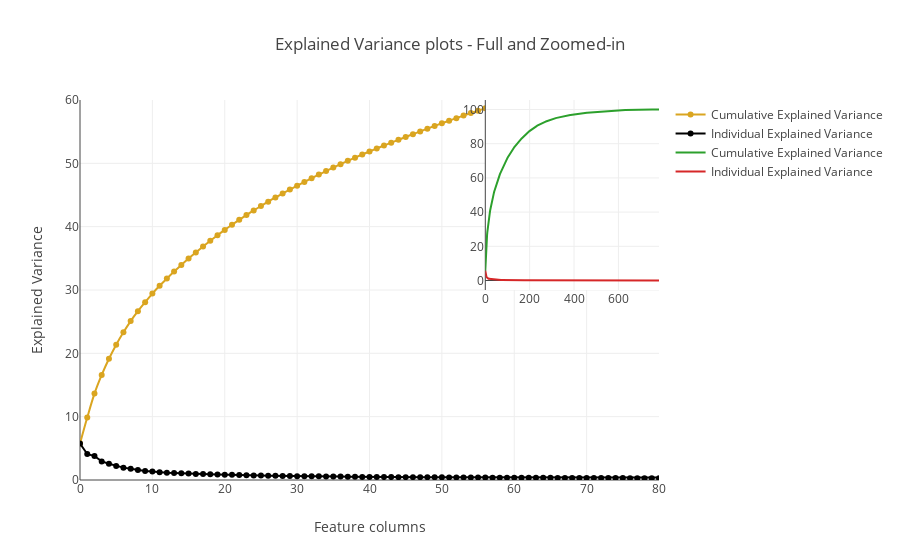

Here is the notebook cell this chart was saved with:
### Code cell
trace1 = go.Scatter(x=list(range(784)), y= cum_var_exp, mode='lines+markers', name="Cumulative Explained Variance",
                    hoverinfo= cum_var_exp, line=dict(shape='spline',color = 'goldenrod'))

trace2 = go.Scatter(x=list(range(784)), y= var_exp, mode='lines+markers', name="Individual Explained Variance",
                    hoverinfo= var_exp, line=dict(shape='linear', color = 'black'))

fig = tls.make_subplots(insets=[{'cell': (1,1), 'l': 0.7, 'b': 0.5}], print_grid=True)

fig.append_trace(trace1, 1, 1)
fig.append_trace(trace2,1,1)
fig.layout.title = 'Explained Variance plots - Full and Zoomed-in'
fig.layout.xaxis = dict(range=[0, 80], title = 'Feature columns')
fig.layout.yaxis = dict(range=[0, 60], title = 'Explained Variance')
fig['data'] += [go.Scatter(x= list(range(784)) , y=cum_var_exp, xaxis='x2', yaxis='y2', 
                           name = 'Cumulative Explained Variance')]
fig['data'] += [go.Scatter(x=list(range(784)), y=var_exp, xaxis='x2', yaxis='y2',
                           name = 'Individual Explained Variance')]

py.iplot(fig, filename='inset example')

### Figure 1 — Plotly figure (JSON) as saved in the notebook; plotly's stock layout.template omitted (floating-point values rounded to 4 significant figures; data arrays with more than 128 entries replaced by an {"elided": "..."} marker saying what was removed)
{"data": [{"hoverinfo": {"elided": "784 float values"}, "line": {"color": "goldenrod", "shape": "spline"}, "mode": "lines+markers", "name": "Cumulative Explained Variance", "type": "scatter", "x": {"elided": "784 int values"}, "xaxis": "x1", "y": {"elided": "784 float values"}, "yaxis": "y1"}, {"hoverinfo": {"elided": "784 float values"}, "line": {"color": "black", "shape": "linear"}, "mode": "lines+markers", "name": "Individual Explained Variance", "type": "scatter", "x": {"elided": "784 int values"}, "xaxis": "x1", "y": {"elided": "784 float values"}, "yaxis": "y1"}, {"name": "Cumulative Explained Variance", "type": "scatter", "x": {"elided": "784 int values"}, "xaxis": "x2", "y": {"elided": "784 float values"}, "yaxis": "y2"}, {"name": "Individual Explained Variance", "type": "scatter", "x": {"elided": "784 int values"}, "xaxis": "x2", "y": {"elided": "784 float values"}, "yaxis": "y2"}], "layout": {"title": "Explained Variance plots - Full and Zoomed-in", "xaxis": {"range": [0, 80], "title": "Feature columns"}, "xaxis1": {"anchor": "y1", "domain": [0, 1]}, "xaxis2": {"anchor": "y2", "domain": [0.7, 1]}, "yaxis": {"range": [0, 60], "title": "Explained Variance"}, "yaxis1": {"anchor": "x1", "domain": [0, 1]}, "yaxis2": {"anchor": "x2", "domain": [0.5, 1]}}}
